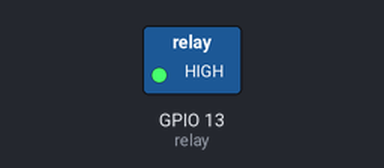
A sketch run on a simulated ESP32. On the bench: switched loads named in the sketch (green lamp = pin HIGH). What the sketch prints to the serial monitor is not drawn.

Above: at 3.0 s.
At 9.0 s:
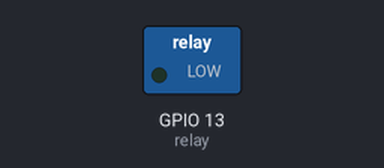
Timing chart, 0 to 15.6 s (numbered marks = the images above):
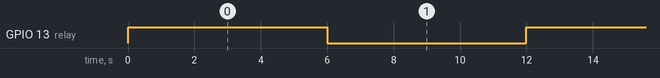

The sketch:

test.ino
```cpp
#define relay 13


void setup() {
  Serial.begin(115200);
  pinMode(relay, OUTPUT);
}

void loop() {
  Serial.println("ON");
  digitalWrite(relay, 1);
  delay(6000);
  digitalWrite(relay, 0);
  delay(6000);
}
```

Measured:
- by itself, GPIO 13 (relay): alternates HIGH for 6.0 s and LOW for 6.0 s
